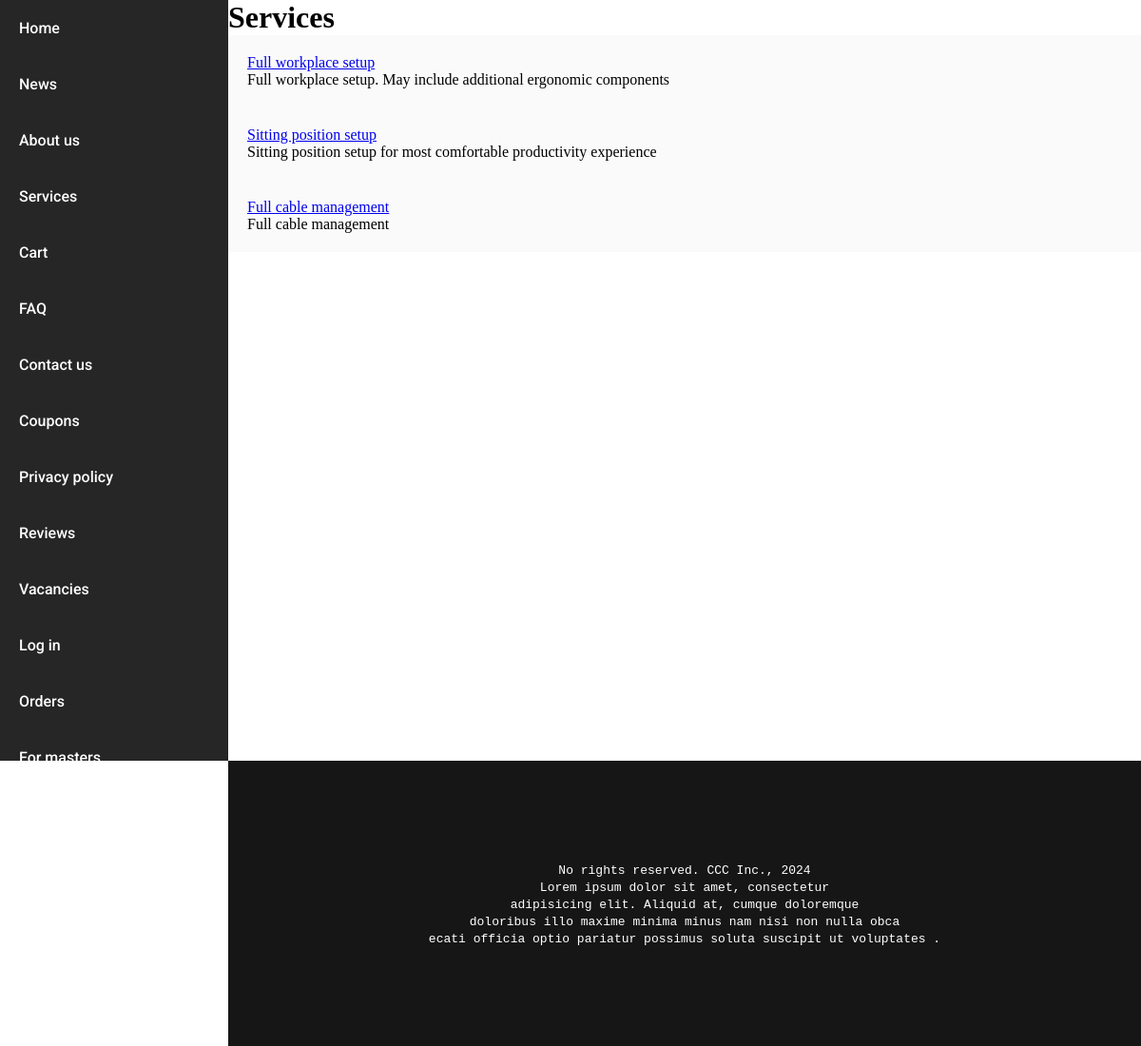
Page /services/4/ on the committed database.
### service_app/models.py (models this page shows, shortened)
class Service(models.Model):
    service_type_id = models.ForeignKey(ServiceType, on_delete=models.CASCADE)
    name = models.CharField("Service name", max_length=100)
    description = models.CharField("Service description", max_length=200)
    base_price_in_usd = models.FloatField("Base service price in USD without parts")
    device_types = models.ManyToManyField(DeviceType)

### service_app/views.py (the view)
# urls.py: path('/<str:service_type_id>/', views.services_of_given_type),
def services_of_given_type(request, service_type_id):
    services = Service.objects.filter(service_type_id=service_type_id)
    return render(request, 'service_app/services.html', {'services': services})

### service_app/templates/service_app/services.html (shortened to what this page needs)
{% extends 'mainapp/layout.html' %}
{% block main_block %}
    <h1>Services</h1>
    {% for service in services %}
        <div style="padding: 20px; background-color: #fafafa">
            <a href="{{ service.id }}/">{{ service.name }}</a>
            <br>
            <span>{{ service.description }}</span>
        </div>
    {% endfor %}
{% endblock %}

### static/style.css (style rules this page uses)
* { margin: 0; padding: 0; box-sizing: border-box; }
body { margin: 0 !important; }

### rows in the picture
Service: name "Full workplace setup", description "Full workplace setup. May include additional ergonomic components"
Service: name "Sitting position setup", description "Sitting position setup for most comfortable productivity experience"
Service: name "Full cable management", description "Full cable management"
